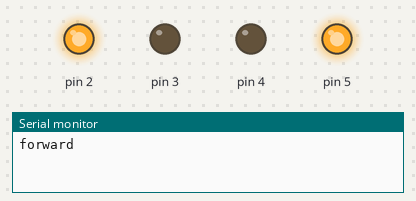
A sketch run on a simulated Arduino Uno, built with avr-gcc and run on an emulated ATmega328P. Parts: output pins drawn as LEDs (lit = HIGH), the last lines printed to the serial monitor.

Above: at 0.5 s.
At 1.5 s:
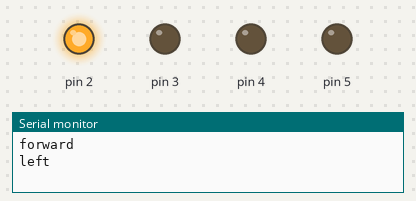
At 2.5 s:
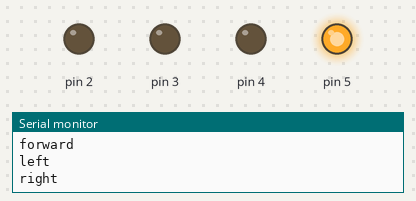
At 3.5 s:
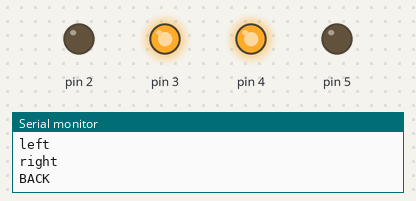
At 4.5 s:
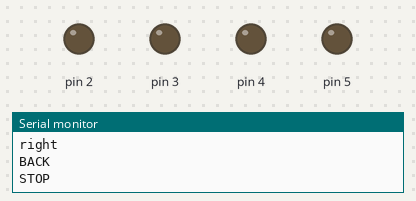
Timing chart, 0 to 6.5 s (numbered marks = the images above):
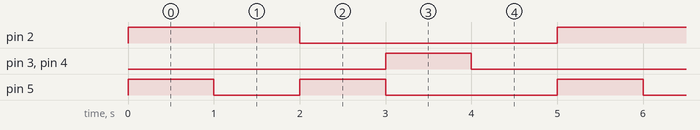

The sketch:

FORW_LEFT_RIGHT_BACK_STOP.ino
```cpp
void setup() {
  pinMode(2,OUTPUT);
  pinMode(3,OUTPUT);
  pinMode(4,OUTPUT);
  pinMode(5,OUTPUT);

  Serial.begin(9600);

}

void loop()
{


Serial.println("forward");
digitalWrite(2,HIGH);
digitalWrite(3,LOW);
digitalWrite(4,LOW);
digitalWrite(5,HIGH);
delay(1000);

Serial.println("left");
digitalWrite(2,HIGH);
digitalWrite(3,LOW);
digitalWrite(4,LOW);
digitalWrite(5,LOW);
delay(1000);

Serial.println("right");
digitalWrite(2,LOW);
digitalWrite(3,LOW);
digitalWrite(4,LOW);
digitalWrite(5,HIGH);
delay(1000);

Serial.println("BACK");
digitalWrite(2,LOW);
digitalWrite(3,HIGH);
digitalWrite(4,HIGH);
digitalWrite(5,LOW);
delay(1000);

Serial.println("STOP");
digitalWrite(2,LOW);
digitalWrite(3,LOW);
digitalWrite(4,LOW);
digitalWrite(5,LOW);
delay(1000);


}
```

Measured:
- by itself, pin 2: alternates HIGH for 2.0 s and LOW for 3.0 s
- by itself, pin 3, pin 4: alternates HIGH for 1.0 s and LOW for 4.0 s
- by itself, pin 5: repeats every 5.0 s: LOW 1.0 s, HIGH 1.0 s, LOW 2.0 s, HIGH 1.0 s
